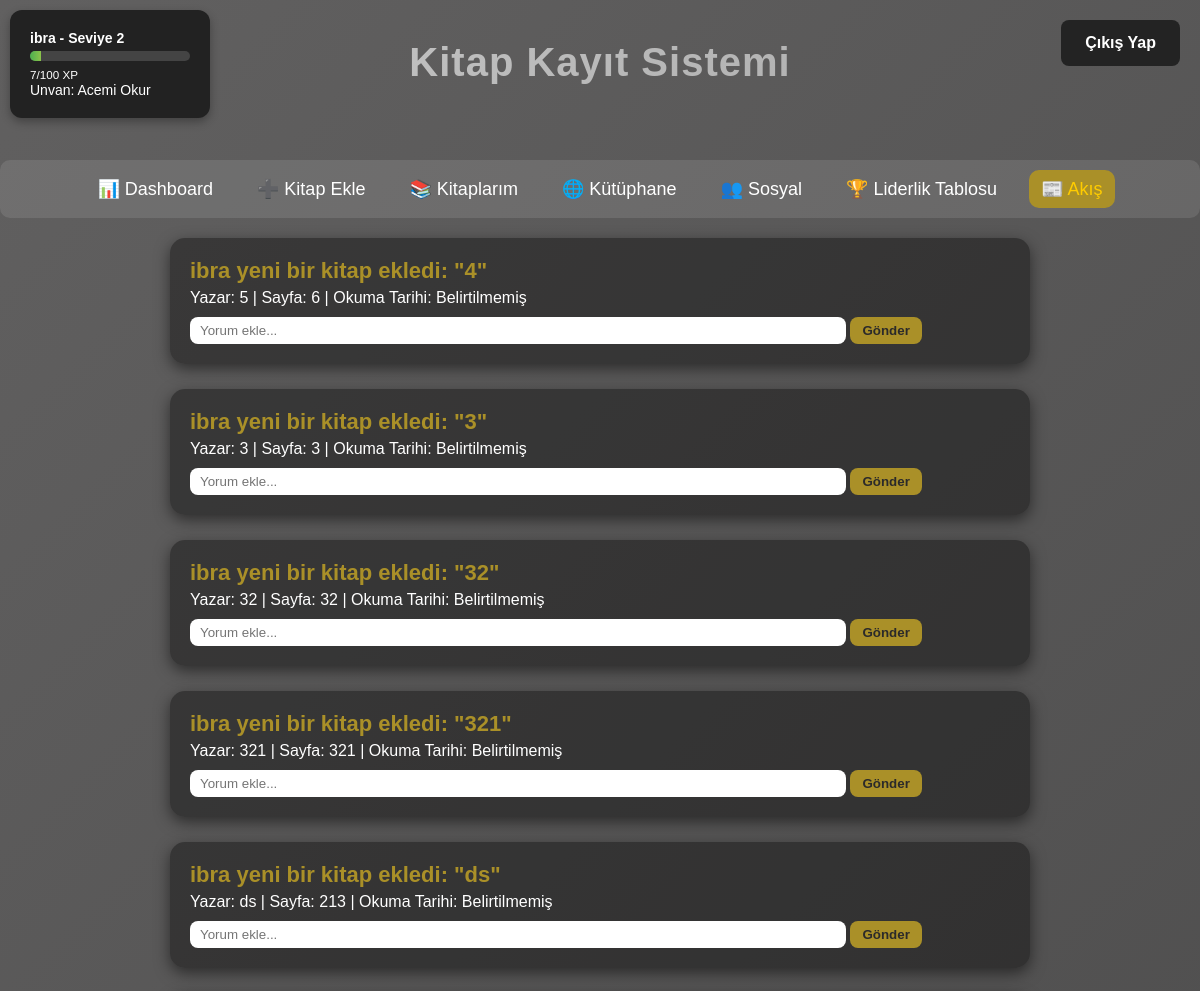
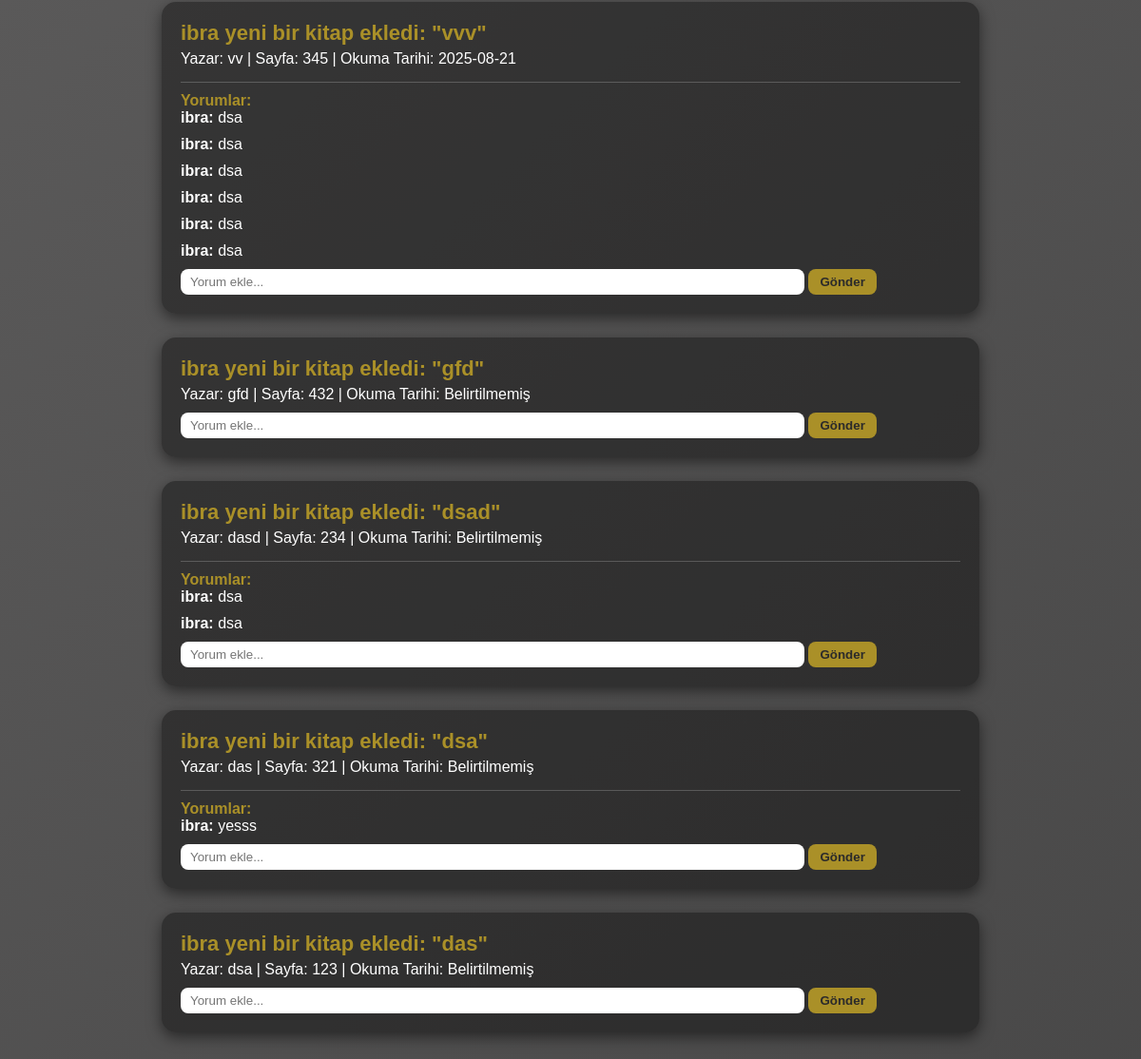
Page /feed (signed in) on the committed database (2 pictures, top to bottom).
### tables this page shows
CREATE TABLE users (
            id INTEGER PRIMARY KEY AUTOINCREMENT,
            username TEXT UNIQUE NOT NULL,
            password TEXT NOT NULL,
            email TEXT,
            xp INTEGER DEFAULT 0,
            level INTEGER DEFAULT 1,
            created_at TEXT DEFAULT CURRENT_TIMESTAMP
        );

CREATE TABLE books (
            id INTEGER PRIMARY KEY AUTOINCREMENT,
            user_id INTEGER NOT NULL,
            title TEXT NOT NULL,
            author TEXT NOT NULL,
            read_date TEXT,
            page INTEGER,
            created_at TEXT DEFAULT CURRENT_TIMESTAMP,
            FOREIGN KEY(user_id) REFERENCES users(id) ON DELETE CASCADE
        );

CREATE TABLE comments (
            id INTEGER PRIMARY KEY AUTOINCREMENT,
            book_id INTEGER NOT NULL,
            user_id INTEGER NOT NULL,
            comment TEXT NOT NULL,
            created_at TEXT DEFAULT CURRENT_TIMESTAMP,
            FOREIGN KEY(book_id) REFERENCES books(id) ON DELETE CASCADE,
            FOREIGN KEY(user_id) REFERENCES users(id) ON DELETE CASCADE
        );

### app.py (the view)
@app.route("/feed", methods=["GET", "POST"])
def feed():
    if "user_id" not in session:
        flash("⚠️ Lütfen giriş yapın!", "error")
        return redirect(url_for("index"))
    user_id = session["user_id"]
    user_box = get_user_box_data(user_id)  # Kullanıcının xp, level, username vs.
    conn = get_connection()
    cursor = conn.cursor()
    cursor.execute("""
        SELECT b.id, b.title, b.author, b.page, b.read_date, b.user_id, u.username
        FROM books b
        JOIN users u ON b.user_id = u.id
        WHERE b.user_id IN (SELECT following_id FROM follows WHERE follower_id = ?) OR b.user_id = ?
        ORDER BY b.created_at DESC
    """, (user_id, user_id))
    feed_items = cursor.fetchall()
    feed_data = []
    for book in feed_items:
        book_id, title, author, page, read_date, book_user_id, username = book
        cursor.execute("""
            SELECT c.comment, u.username FROM comments c
            JOIN users u ON c.user_id = u.id
            WHERE c.book_id = ?
            ORDER BY c.created_at ASC
        """, (book_id,))
        comments = cursor.fetchall()
        feed_data.append({
            "book_id": book_id,
            "title": title,
            "author": author,
            "page": page,
            "read_date": read_date,
            "username": username,
            "comments": comments
        })
    conn.close()
    return render_template(
        "feed.html",
        user_box=user_box,   # Burada user_box’ı template’e gönderiyoruz
        xp=user_box.get("xp", 0),     # XP bilgisi
        level=user_box.get("level", 1), # Level bilgisi
        feed_data=feed_data
    )

### app.py (called while the page is built)
def get_user_box_data(user_id):
    conn = get_connection()
    cursor = conn.cursor()
    cursor.execute("SELECT username, xp, level FROM users WHERE id=?", (user_id,))
    row = cursor.fetchone()
    conn.close()
    if not row:
        return {"username": "Bilinmiyor", "xp": 0, "level": 1, "progress": 0, "user_id": user_id}
    username, xp, level = row
    progress = (xp % 100) / 100 * 100
    return {"username": username, "xp": xp, "level": level, "progress": progress, "user_id": user_id}

### database.py (called while the page is built)
def get_connection():
    return sqlite3.connect(DB_NAME)

### templates/feed.html (shortened to what this page needs)
<!DOCTYPE html>
<html lang="tr">
<head>
<link rel="stylesheet" href="{{ url_for('static', filename='style.css') }}">
</head>
<body>
<div class="user-box">
    <div class="level-box">
        <p><strong>{{ user_box.username }} - Seviye {{ user_box.level }}</strong></p>
        <div class="progress-bar">
            <div class="progress" id="progressBar"></div>
        </div>
        <small>{{ user_box.xp % 100 }}/100 XP</small>
        {% set titles = ['Acemi Okur', 'Kitap Kurdu', 'Usta Okur', 'Bilge Okur', 'Efsane Okur'] %}
        {% set title_index = ((user_box.level - 1) // 5) %}
        <p>Unvan: {{ titles[title_index if title_index < titles|length else -1] }}</p>
    </div>
</div>
<a href="/logout" class="logout-btn">Çıkış Yap</a>
<h1 class="page-title">Kitap Kayıt Sistemi</h1>
<div class="tabs">
    <a href="/dashboard" class="tab-link">📊 Dashboard</a>
    <a href="/add_book" class="tab-link">➕ Kitap Ekle</a>
    <a href="/my_books" class="tab-link">📚 Kitaplarım</a>
    <a href="/library" class="tab-link">🌐 Kütüphane</a>
    <a href="/social" class="tab-link">👥 Sosyal</a>
    <a href="/leaderboard" class="tab-link">🏆 Liderlik Tablosu</a>
    <a href="/feed" class="tab-link active">📰 Akış</a>
</div>
<div class="feed-wrapper">
    {% for item in feed_data %}
    <div class="feed-item">
        <div class="book-title" style="color: #aa9028;">{{ item.username }} yeni bir kitap ekledi: "{{ item.title }}"</div>
        <div class="book-meta">
            Yazar: {{ item.author }} | Sayfa: {{ item.page or "?" }} | Okuma Tarihi: {{ item.read_date or "Belirtilmemiş" }}
        </div>
        {% if item.comments %}
        <div class="comment-section">
            <h4 style="color: #aa9028;">Yorumlar:</h4>
            {% for c in item.comments %}
                <div class="comment"><strong>{{ c[1] }}:</strong> {{ c[0] }}</div>
            {% endfor %}
        </div>
        {% endif %}
        <div class="comment-form">
            <form method="POST" action="{{ url_for('add_comment', book_id=item.book_id) }}">
                <input type="text" name="comment" placeholder="Yorum ekle...">
                <input type="submit" value="Gönder">
            </form>
        </div>
    </div>
    {% else %}
    <p>Takip ettiğiniz kullanıcılar henüz kitap eklememiş.</p>
    {% endfor %}
</div>
</body>
</html>

### static/style.css (style rules this page uses)
* { margin: 0; padding: 0; box-sizing: border-box; font-family: "Poppins", sans-serif; }
body { height: 100%; display: block; background: linear-gradient(-45deg,#191919, #313131, #616060); background-size: 400% 400%; animation: gradientBG 10s ease infinite; padding-top: 160px; }
.page-title { position: absolute; top: 20px; width: 100%; text-align: center; font-size: 50px; font-weight: 800; letter-spacing: 1px; background: linear-gradient(-45deg,#434343, #848484, #cbcbcb); background-size: 400% 400%; -webkit-background-clip: text; -webkit-text-fill-color: transparent; animation: gradientBG 12s ease infinite, titleFade 1.5s ease-in-out; }
.logout-btn { position: absolute; top: 20px; right: 20px; background: #232323; color: white; padding: 14px 24px; border-radius: 8px; text-decoration: none; font-weight: bold; font-size: 16px; display: inline-block; transition: 0.3s; z-index: 9999; }
.tabs { display: flex !important; justify-content: center !important; align-items: center; gap: 20px !important; margin: 0px auto !important; background: rgba(255, 255, 255, 0.1); padding: 10px 20px !important; border-radius: 10px !important; }
.tab-link { color: #fff; text-decoration: none; font-size: 18px; padding: 8px 12px; border-radius: 10px; transition: background 0.3s; }
.tab-link.active, .tab-link:hover { background-color: #aa9028; color: #2B2A2A; }
.tab-link.active { color: #ffcc00; }
.user-box { position: fixed; top: 10px; left: 10px; background: #222; color: #fff; padding: 20px; border-radius: 12px; width: 200px; box-shadow: 0 4px 10px rgba(0,0,0,0.3); z-index: 999; font-size: 14px; }
.progress-bar { background: #444; border-radius: 8px; overflow: hidden; height: 10px; margin: 5px 0; }
.progress { background: linear-gradient(90deg, #4caf50, #8bc34a); height: 10px; }

### templates/feed.html (style rules this page uses)
body { background-color: #2B2A2A; color: #fff; font-family: 'Poppins', sans-serif; }
.page-title { text-align: center; font-size: 40px; margin: 20px 0; color: #aa9028; }
.feed-wrapper { max-width: 900px; margin: auto; padding: 20px; }
.feed-item { background-color: rgba(0,0,0,0.4); margin-bottom: 25px; padding: 20px; border-radius: 15px; box-shadow: 0 5px 15px rgba(0,0,0,0.5); }
.book-title { font-size: 22px; font-weight: bold; }
.book-meta { font-size: 16px; margin: 5px 0 10px 0; }
.comment-section { margin-top: 15px; padding-top: 10px; border-top: 1px solid rgba(255,255,255,0.2); }
.comment { margin-bottom: 10px; }
.comment-form input[type="text"] { width: 80%; padding: 6px 10px; border-radius: 8px; border: none; }
.comment-form input[type="submit"] { padding: 6px 12px; border: none; border-radius: 8px; background-color: #aa9028; color: #2B2A2A; font-weight: bold; cursor: pointer; }

### rows in the picture
users: username "ibra", level "2", user_box.xp%100 "7"
books: username "ibra", title "4", author "5", page "6", read_date "Belirtilmemiş"
books: username "ibra", title "3", author "3", page "3", read_date "Belirtilmemiş"
books: username "ibra", title "32", author "32", page "32", read_date "Belirtilmemiş"
books: username "ibra", title "321", author "321", page "321", read_date "Belirtilmemiş"
books: username "ibra", title "ds", author "ds", page "213", read_date "Belirtilmemiş"
books: username "ibra", title "vvv", author "vv", page "345", read_date "2025-08-21"
comments: username "ibra", comment "dsa"
comments: username "ibra", comment "dsa"
comments: username "ibra", comment "dsa"
comments: username "ibra", comment "dsa"
comments: username "ibra", comment "dsa"
comments: username "ibra", comment "dsa"
books: username "ibra", title "gfd", author "gfd", page "432", read_date "Belirtilmemiş"
books: username "ibra", title "dsad", author "dasd", page "234", read_date "Belirtilmemiş"
comments: username "ibra", comment "dsa"
comments: username "ibra", comment "dsa"
books: username "ibra", title "dsa", author "das", page "321", read_date "Belirtilmemiş"
comments: username "ibra", comment "yesss"
books: username "ibra", title "das", author "dsa", page "123", read_date "Belirtilmemiş"

### other values in the picture
{{ titles[title_index if title_index < titles|length else -1] }} "Acemi Okur"
